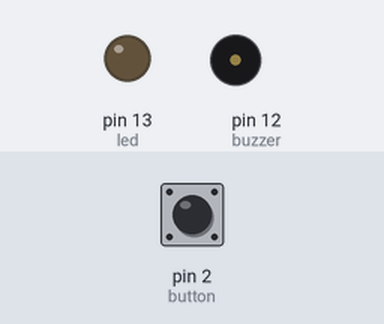
Simulated run of this sketch. Board: Arduino Uno, built with avr-gcc and run on an emulated ATmega328P. On the bench: output pins drawn as LEDs (lit = HIGH), buzzer (waves = sounding). The inputs (shaded band) are chosen by the test bench; at power-on: pin 2 (button) LOW. What the sketch prints to the serial monitor is not drawn.

Above: at 1.2 s.
1.3 s: pin 2 (button) pulled HIGH for 0.15 s
At 2.1 s:
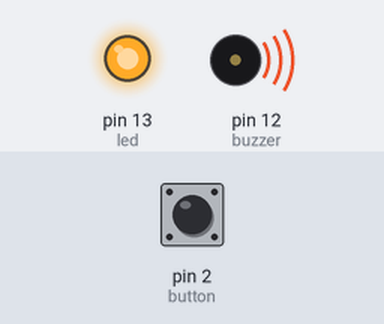
3.8 s: pin 2 (button) pulled HIGH for 3.2 s
At 8.4 s:
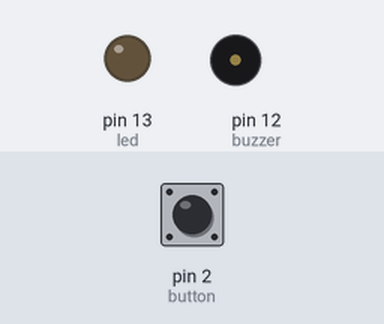
Timing chart, 0 to 9.9 s (numbered marks = the images above; inputs shaded):
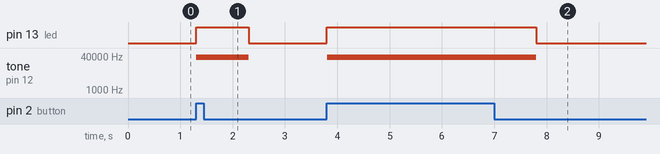

Measured:
- after the input at 1.3 s, pin 13 (led): LOW → HIGH at once, → LOW 1.0 s later; tone on pin 12 (buzzer): silent → 35000 Hz at once, → silent 1.0 s later
- after the input at 3.8 s, pin 13 (led): LOW → HIGH at once, → LOW 4.0 s later; tone on pin 12 (buzzer): silent → 35000 Hz at once, → silent 4.0 s later

The sketch:

arduino-tone.ino
```cpp
/**
 * Tone
 *
 * @author Thiago Paes <mrprompt@gmail.com>
 **/
int buzzer = 12;
int led = 13;
int button = 2;
int state = 0;
unsigned long tempo = 1000;
unsigned dog = 35000;

void setup()
{
  pinMode(led, OUTPUT);
  pinMode(buzzer, OUTPUT);
  pinMode(button, INPUT);

  Serial.begin(9600);
}

void loop()
{
  state = digitalRead(button);

  if (state == HIGH) {
    digitalWrite(led, HIGH);

    Serial.println(state);

    tone(buzzer, dog);

    delay(tempo);
  } else {
    Serial.println(state);

    noTone(buzzer);

    digitalWrite(led, LOW);
  }
}
```
